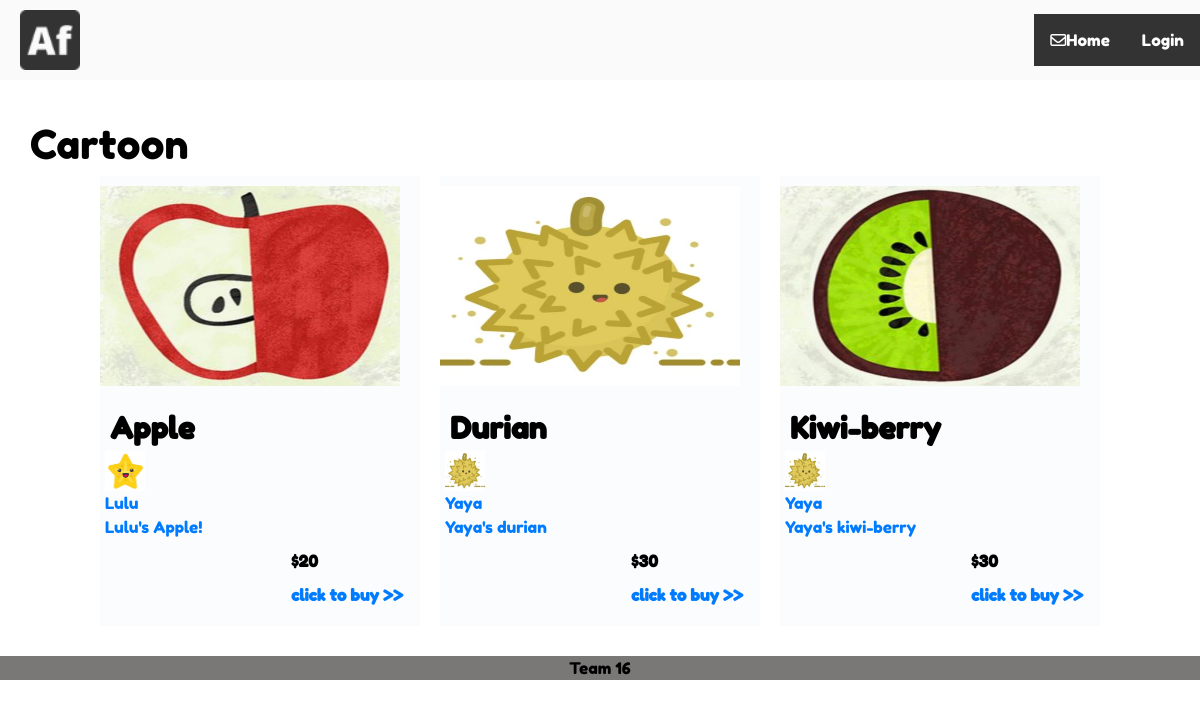
Screenshot of /cartoon_page with the database file from the repository.
### models.py (models this page shows)
class Gig(db.Model):
    __tablename__ = "gigs"
    id = db.Column(db.Integer, primary_key=True)
    date_posted = db.Column(db.DateTime, nullable=False, default=datetime.utcnow())
    content = db.Column(db.Text, nullable=False)
    title = db.Column(db.Text, nullable = False)
    user_id = db.Column(db.Integer, db.ForeignKey('user.id'), nullable=False)
    price = db.Column(db.Integer, nullable=False)
    root_dir = '/Users/azalea/team_16-main'
    pic = db.Column(db.String(500), nullable=True, default=root_dir+"/static/pic/jin.jpg")
    module = db.Column(db.String(100), nullable=False)
    orders = db.relationship("Order", backref='gig', lazy=True)

class UserModel(db.Model):
    __tablename__ = "user"
    id = db.Column(db.Integer, primary_key=True, autoincrement=True)
    username = db.Column(db.String(200), nullable=False, unique=True)
    email = db.Column(db.String(100), nullable=False, unique=True)
    password = db.Column(db.String(200), nullable=False)
    join_time = db.Column(db.DateTime, default=datetime.now)
    avatar = db.Column(db.String(500), nullable=True, default="default_avatar.png")
    seeEmail = db.Column(db.Integer, nullable=True, unique=False, default=1)
    balance = db.Column(db.Integer, nullable=True, unique=False, default=0)
    gigs = db.relationship("Gig", backref='author', lazy=True)
    orders = db.relationship("Order", backref = 'buyer',lazy = True)

### app.py (the view)
@app.route('/cartoon_page')
def cartoon_page():
    app.logger.info("Browse cartoon page")
    if authentication():
        gigs = Gig.query.filter_by(module="Cartoon")
        return render_template('cartoonClass.html', title="CartoonPage", auth=True, gigs=gigs)
    else:
        gigs = Gig.query.filter_by(module="Cartoon")
        return render_template('cartoonClass.html', title="CartoonPage", auth=False, gigs=gigs)

### app.py (called while the page is built)
def authentication():
    if session.get('user.id'):
        return True
    else:
        return False

### templates/cartoonClass.html (shortened to what this page needs)
<!DOCTYPE html>
{% extends "base.html" %}
{% block content %}
<html>
<head>
    <link rel="stylesheet" href="../static/css/main.css" />
    <link rel="stylesheet" href="../static/css/classpage.css" />
</head>
<body>
 <h1 >Cartoon</h1>
    <div class="display" >
{% for gig in gigs %}
    <div class="display-item" >
        <a href="{{ url_for('gig_page_single', gig_id = gig.id) }}" target="_blank" class="media" title="" rel="">
        <div class="display-item-img">
            <img src="../static/pic/{{ gig.pic }}" alt="">
        </div></a>
        <div class="display-item-detial">
            <div class="detial-title">
                {{ gig.title }}
            </div>
            <img src = "../static/avatar/{{ gig.author.avatar }}" width="40px" height="40px" />
            <div class="seller-name"><a
                 href="{{ url_for('othersProfile', user_id = gig.author.id) }}"
                target="_self" class="text-semi-bold"
                title=""
                rel="nofollow noopener noreferrer">{{ gig.author.username }}</a>
            </div>
            <div class="detial-content">
                <a href="" target="_blank" title="I will create detailed artwork for your tshirt or merch" rel=""> {{ gig.content }}</a>
            </div>
            <div class="detial-price">
                ${{ gig.price }}
            </div>
            <div class="detial-point">
                {% if auth %}
                <a href="{{ url_for('gig_page_single', gig_id = gig.id) }}" target="_blank" class="media" title="" rel="">                click to buy >></a>
                {% else %}
                    <a href="{{ url_for('login') }}" target="_blank" class="media" title="" rel="">                click to buy >></a>
                {% endif %}
            </div>
        </div>
    </div>
    {% endfor %}
</div>
</body>
</html>
{% endblock %}

### static/css/style.css (style rules this page uses)
:root { --mainPink: #ef7998; --mainYellow: rgb(249, 228, 148); --mainWhite: #fff; --mainBlack: #000; --yellowTrans: rgba(249, 228, 148, 0.5); --mainGrey: rgb(238, 238, 238); }
body { font-family: 'Fredoka One', cursive; background: var(--mainWhite); color: var(--mainBlack); }

### static/css/comm.css (style rules this page uses)
body { padding: 0px; margin: 0px; text-decoration: none; }

### static/css/main.css (style rules this page uses)
.display { width: 100%; display: flex; align-items: center; justify-content: center; flex-wrap: wrap; }
.display-item { width: 320px; height: 450px; background-color: rgb(250, 252, 253); margin: 0px 10px; cursor: pointer; transition: 0.3s; }
.display-item-img { display: flex; justify-content: center; }
.display-item-img img { width: 300px; height: 200px; margin: 10px auto; }
.display-item-detial { display: flex; flex-direction: column; align-items: flex-start; margin: 10px 5px; }
.detial-title { font-size: 30px; font-weight: 600; padding-left: 5px; cursor: pointer; }
.detial-price, .detial-point { font-weight: 600; margin-top: 10px; font-size: 16px; margin-left: 60%; cursor: pointer; }
.detial-price, .detial-point, .detial-title { transition: 0.3s; }

### rows the page displays
Gig: pic (picture), title "Apple", author.avatar (picture), author.username "Lulu", content "Lulu's Apple!", price "20"
Gig: pic (picture), title "Durian", author.avatar (picture), author.username "Yaya", content "Yaya's durian", price "30"
Gig: pic (picture), title "Kiwi-berry", author.avatar (picture), author.username "Yaya", content "Yaya's kiwi-berry", price "30"
